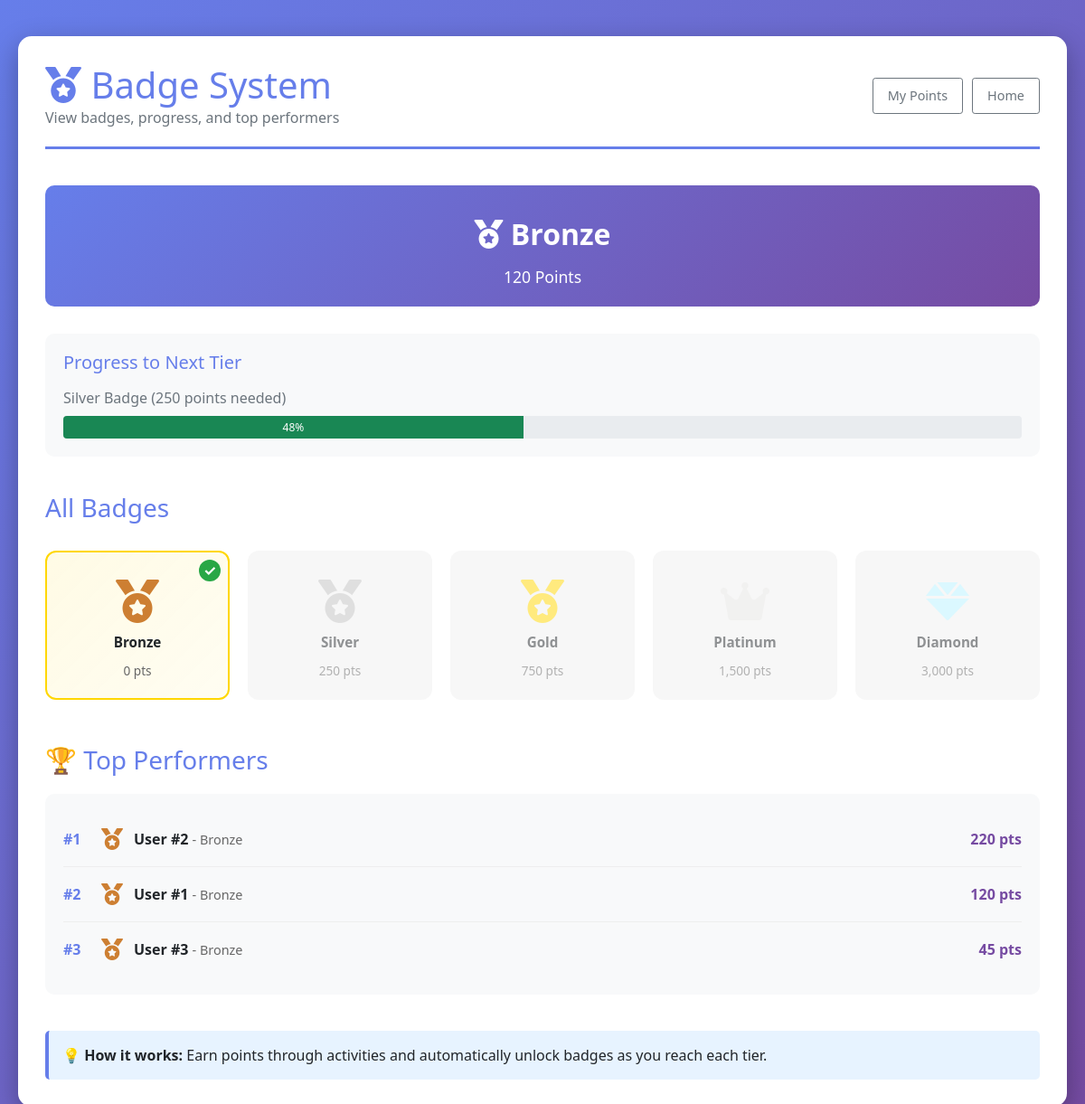
Page /View/Front office/point system/badges.php (signed in) on the committed database.
### tables this page shows
CREATE TABLE `STARR_POINTS` (
  `starr_id` INT PRIMARY KEY,
  `total_points` INT NOT NULL DEFAULT 0,
  `last_login_date` DATETIME DEFAULT NULL,
  `login_streak` INT NOT NULL DEFAULT 0,
  CONSTRAINT `fk_starr_points_user` FOREIGN KEY (`starr_id`) REFERENCES `user`(`user_id`) ON DELETE CASCADE
);

### Controller/StarrPointsController.php (called while the page is built, shortened)
<?php
require_once __DIR__ . '/../Model/StarrPoints.php';
class StarrPointsController {
    private $model;
    private $conn;
    public function __construct($db) {
        $this->model = new StarrPoints($db);
        $this->conn = $db;
    }
    public function getById($starr_id) {
        $result = $this->model->getByStarrId($starr_id);
        if ($result) {
            return [
                'success' => true,
                'data' => $result
            ];
        } else {
            return [
                'success' => false,
                'message' => 'Points record not found'
            ];
        }
    }
    public function getLeaderboard($limit = 10) {
        $query = "SELECT starr_id, total_points, login_streak FROM STARR_POINTS ORDER BY total_points DESC LIMIT :limit";
        $stmt = $this->conn->prepare($query);
        $stmt->bindParam(':limit', $limit, PDO::PARAM_INT);
        if ($stmt->execute()) {
            return [
                'success' => true,
                'data' => $stmt->fetchAll(PDO::FETCH_ASSOC)
            ];
        } else {
            return [
                'success' => false,
                'message' => 'Error fetching leaderboard'
            ];
        }
    }
}
?>

### Model/StarrPoints.php (called while the page is built, shortened)
<?php
class StarrPoints {
    private $conn;
    private $table = 'STARR_POINTS';
    public function __construct($db) {
        $this->conn = $db;
    }
    public function getByStarrId($starr_id) {
        $query = "SELECT * FROM " . $this->table . " WHERE starr_id = :starr_id";
        $stmt = $this->conn->prepare($query);
        $stmt->bindParam(':starr_id', $starr_id);
        if ($stmt->execute()) {
            return $stmt->fetch(PDO::FETCH_ASSOC);
        }
        return false;
    }
}
?>

### View/Front office/point system/badges.php (the view, shortened to what this page needs)
<?php
require_once __DIR__ . '/../../../Controller/StarrPointsController.php';
$db = Config::getConnexion();
$points_controller = new StarrPointsController($db);
$starr_id = null;
if (isset($_SESSION['user_id']) && is_numeric($_SESSION['user_id'])) {
    $starr_id = (int)$_SESSION['user_id'];
} elseif (isset($_SESSION['id']) && is_numeric($_SESSION['id'])) {
    $starr_id = (int)$_SESSION['id'];
} elseif (isset($_GET['starr_id']) && is_numeric($_GET['starr_id'])) {
    $starr_id = (int)$_GET['starr_id'];
}
$user_points = 0;
if ($starr_id !== null) {
    $user_points_result = $points_controller->getById($starr_id);
    $user_points = ($user_points_result['success'] && isset($user_points_result['data']['total_points']))
        ? (int)$user_points_result['data']['total_points']
        : 0;
}
$all_badges = [
    ['badge_id' => 1, 'tier_level' => 'Bronze',   'min_points' => 0,    'icon' => 'fas fa-medal', 'color' => '#CD7F32', 'description' => 'Welcome to Starr! Start your journey.'],
    ['badge_id' => 2, 'tier_level' => 'Silver',   'min_points' => 250,  'icon' => 'fas fa-medal', 'color' => '#C0C0C0', 'description' => 'Making progress! Keep going.'],
    ['badge_id' => 3, 'tier_level' => 'Gold',     'min_points' => 750,  'icon' => 'fas fa-medal', 'color' => '#FFD700', 'description' => 'You\'re a star! Excellent work.'],
    ['badge_id' => 4, 'tier_level' => 'Platinum', 'min_points' => 1500, 'icon' => 'fas fa-crown', 'color' => '#E5E4E2', 'description' => 'Top performer! Amazing dedication.'],
    ['badge_id' => 5, 'tier_level' => 'Diamond',  'min_points' => 3000, 'icon' => 'fas fa-gem',   'color' => '#B9F2FF', 'description' => 'Elite status achieved!'],
];
$current_badge = null;
$next_badge = null;
foreach ($all_badges as $badge) {
    if ($user_points >= $badge['min_points']) {
        $current_badge = $badge;
    } else if ($next_badge === null) {
        $next_badge = $badge;
        break;
    }
}
$progress_to_next = 100;
if ($next_badge && $current_badge) {
    $den = max(1, ($next_badge['min_points'] - $current_badge['min_points']));
    $progress_to_next = (int)round((($user_points - $current_badge['min_points']) / $den) * 100);
}
$progress_to_next = max(0, min(100, $progress_to_next));
$leaderboard_result = $points_controller->getLeaderboard(5);
$leaderboard = $leaderboard_result['success'] ? $leaderboard_result['data'] : [];
?>
<!DOCTYPE html>
<html lang="en">
<head>
    <link href="https://cdn.jsdelivr.net/npm/bootstrap@5.1.3/dist/css/bootstrap.min.css" rel="stylesheet">
    <link href="https://cdnjs.cloudflare.com/ajax/libs/font-awesome/6.0.0/css/all.min.css" rel="stylesheet">
</head>
<body>
    <div class="main-container">
        <div class="user-header">
            <div>
                <h1 class="user-title"><i class="fas fa-medal"></i> Badge System</h1>
                <p class="text-muted mb-0">View badges, progress, and top performers</p>
            </div>
            <div class="nav-buttons">
                <a href="my-points.php" class="btn btn-outline-secondary btn-sm">My Points</a>
                <a href="../index.html" class="btn btn-outline-secondary btn-sm">Home</a>
            </div>
        </div>
        <div class="tier-display">
            <div class="current-rank">
                <?php if ($current_badge): ?>
                    <i class="<?php echo $current_badge['icon']; ?>"></i>
                    <?php echo htmlspecialchars($current_badge['tier_level']); ?>
                <?php else: ?>
                    <i class="fas fa-star-half-alt"></i> No Badge Yet
                <?php endif; ?>
            </div>
            <div class="points-info">
                <?php echo number_format($user_points); ?> Points
            </div>
        </div>
        <?php if ($next_badge): ?>
        <div class="progress-section">
            <h5>Progress to Next Tier</h5>
            <p class="text-muted mb-2">
                <?php echo $next_badge['tier_level']; ?> Badge
                (<?php echo number_format($next_badge['min_points']); ?> points needed)
            </p>
            <div class="progress" style="height: 25px;">
                <div class="progress-bar bg-success" style="width: <?php echo $progress_to_next; ?>%">
                    <?php echo $progress_to_next; ?>%
                </div>
            </div>
        </div>
        <?php endif; ?>
        <h3 style="color: #667eea; margin-top: 40px; margin-bottom: 20px;">All Badges</h3>
        <div class="badge-grid">
            <?php foreach ($all_badges as $badge): ?>
                <?php
                    $is_earned = $user_points >= $badge['min_points'];
                    $earned_class = $is_earned ? 'earned earned-badge' : 'locked';
                ?>
                <div class="badge-card <?php echo $earned_class; ?>" title="<?php echo htmlspecialchars($badge['description']); ?>">
                    <i class="badge-icon <?php echo $badge['icon']; ?>" style="color: <?php echo $badge['color']; ?>;"></i>
                    <div class="badge-name"><?php echo htmlspecialchars($badge['tier_level']); ?></div>
                    <div class="badge-points"><?php echo number_format($badge['min_points']); ?> pts</div>
                </div>
            <?php endforeach; ?>
        </div>
        <div style="margin-top: 50px;">
            <h3 style="color: #667eea; margin-bottom: 20px;">🏆 Top Performers</h3>
            <div style="background: #f8f9fa; padding: 20px; border-radius: 10px;">
                <?php if (!empty($leaderboard)): ?>
                    <?php
                    $rank = 1;
                    foreach ($leaderboard as $user):
                        $user_badge = null;
                        foreach (array_reverse($all_badges) as $badge) {
                            if ($user['total_points'] >= $badge['min_points']) {
                                $user_badge = $badge;
                                break;
                            }
                        }
                    ?>
                    <div class="leaderboard-item">
                        <span class="leaderboard-rank">#<?php echo $rank++; ?></span>
                        <?php if ($user_badge): ?>
                            <span class="leaderboard-badge">
                                <i class="<?php echo $user_badge['icon']; ?>" style="color: <?php echo $user_badge['color']; ?>;"></i>
                            </span>
                        <?php endif; ?>
                        <div class="leaderboard-info">
                            <strong>User #<?php echo htmlspecialchars($user['starr_id']); ?></strong>
                            <?php if ($user_badge): ?>
                                <span style="color: #666; font-size: 0.9rem;">- <?php echo htmlspecialchars($user_badge['tier_level']); ?></span>
                            <?php endif; ?>
                        </div>
                        <span class="leaderboard-points"><?php echo number_format($user['total_points']); ?> pts</span>
                    </div>
                    <?php endforeach; ?>
                <?php else: ?>
                    <p class="text-muted text-center">No leaderboard data available.</p>
                <?php endif; ?>
            </div>
        </div>
        <div style="background: #e7f3ff; border-left: 4px solid #667eea; padding: 15px; margin-top: 40px; border-radius: 5px;">
            <strong>💡 How it works:</strong> Earn points through activities and automatically unlock badges as you reach each tier.
        </div>
    </div>
</body>
</html>

### View/Front office/point system/badges.php (style rules this page uses)
body { background: linear-gradient(135deg, #667eea 0%, #764ba2 100%); min-height: 100vh; padding: 40px 20px; }
.main-container { background: white; border-radius: 15px; padding: 30px; box-shadow: 0 10px 30px rgba(0,0,0,0.3); max-width: 1200px; margin: 0 auto; }
.badge-grid { display: grid; grid-template-columns: repeat(auto-fit, minmax(120px, 1fr)); gap: 20px; margin: 30px 0; }
.badge-card { background: #f8f9fa; border-radius: 12px; padding: 20px; text-align: center; transition: all 0.3s ease; border: 2px solid transparent; position: relative; }
.badge-card.earned { background: linear-gradient(135deg, rgba(255,215,0,0.1) 0%, rgba(255,215,0,0.05) 100%); border-color: #FFD700; }
.badge-card.locked { opacity: 0.5; background: #f0f0f0; }
.badge-icon { font-size: 3rem; margin: 10px 0; display: block; }
.badge-name { font-weight: bold; font-size: 0.95rem; margin: 10px 0; }
.badge-points { font-size: 0.85rem; color: #666; }
.earned-badge::after { content: "✓"; position: absolute; top: 8px; right: 8px; background: #28a745; color: white; width: 24px; height: 24px; border-radius: 50%; display: flex; align-items: center; justify-content: center; font-weight: bold; }
.user-header { margin-bottom: 40px; border-bottom: 3px solid #667eea; padding-bottom: 20px; display: flex; justify-content: space-between; align-items: center; }
.user-title { color: #667eea; margin-bottom: 0; }
.nav-buttons { display: flex; gap: 10px; flex-wrap: wrap; }
.nav-buttons a { padding: 8px 16px; font-size: 0.9rem; }
.progress-section { background: #f8f9fa; padding: 20px; border-radius: 10px; margin: 20px 0; }
.progress-section h5 { color: #667eea; margin-bottom: 15px; }
.tier-display { text-align: center; padding: 20px; background: linear-gradient(135deg, #667eea 0%, #764ba2 100%); color: white; border-radius: 10px; margin-bottom: 30px; }
.tier-display .current-rank { font-size: 2rem; font-weight: bold; margin: 10px 0; }
.tier-display .points-info { font-size: 1.1rem; }
.leaderboard-item { display: flex; align-items: center; padding: 12px 0; border-bottom: 1px solid #eee; }
.leaderboard-item:last-child { border-bottom: none; }
.leaderboard-rank { font-weight: bold; color: #667eea; min-width: 30px; }
.leaderboard-badge { font-size: 1.5rem; margin: 0 12px; }
.leaderboard-info { flex: 1; }
.leaderboard-points { font-weight: bold; color: #764ba2; }

### rows in the picture
starr_points: total_points "120", total_points "48", starr_id "1", tier_level "Bronze"
starr_points: starr_id "2", tier_level "Bronze", total_points "220"
starr_points: starr_id "3", tier_level "Bronze", total_points "45"

### other values in the picture
$current_badge['tier_level'] "Bronze"
$next_badge['tier_level'] "Silver"
$next_badge['min_points'] "250"
$badge['tier_level'] "Bronze"
$badge['min_points'] "0"
$badge['tier_level'] "Silver"
$badge['min_points'] "250"
$badge['tier_level'] "Gold"
$badge['min_points'] "750"
$badge['tier_level'] "Platinum"
$badge['min_points'] "1,500"
$badge['tier_level'] "Diamond"
$badge['min_points'] "3,000"
